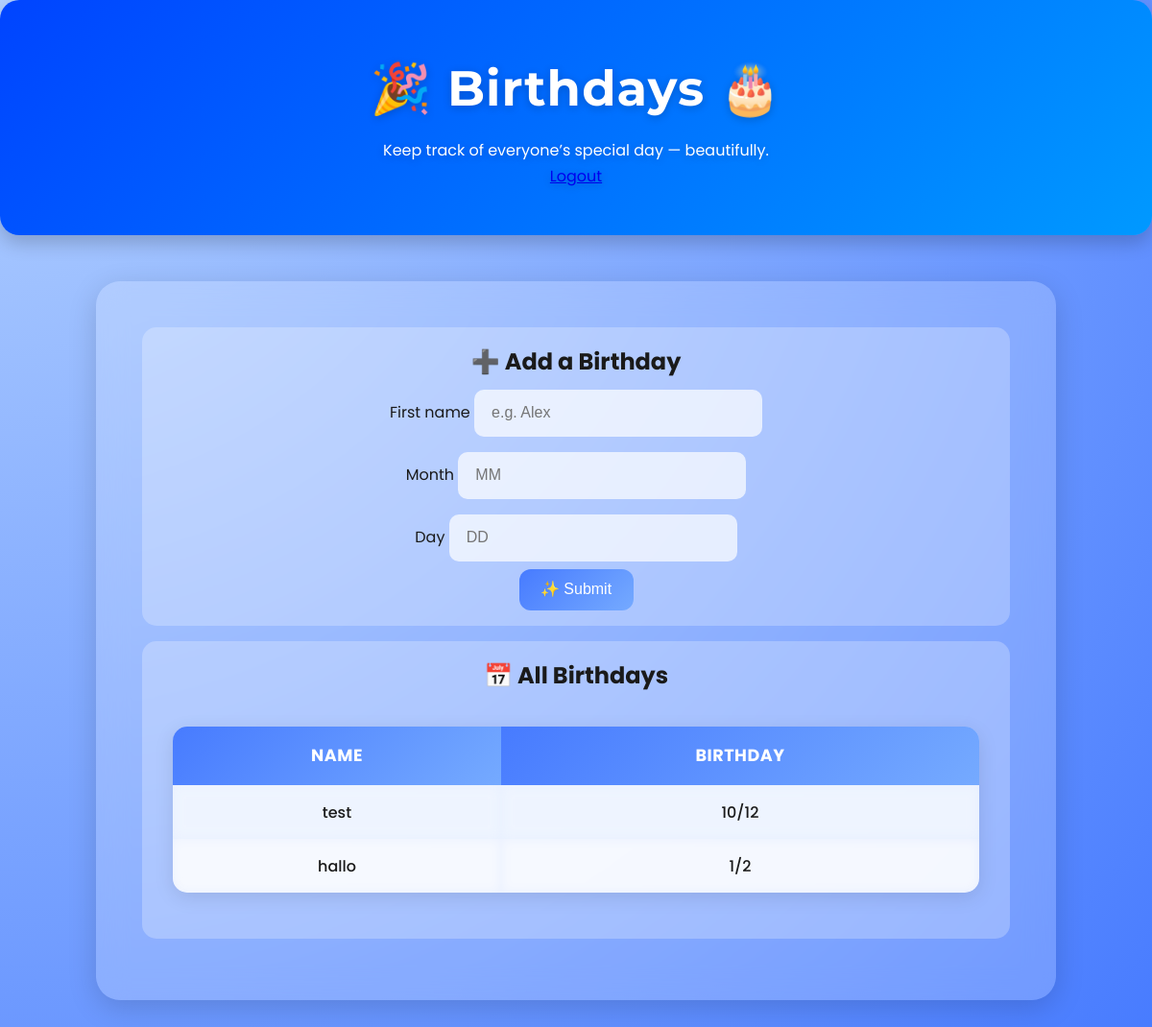
Screenshot of / (signed in) with the database file from the repository.
### tables this page shows
CREATE TABLE birthdays (birthday_id INTEGER PRIMARY KEY AUTOINCREMENT, name TEXT NOT NULL, day INTEGER NOT NULL, month INTEGER NOT NULL, user_id INTEGER, FOREIGN KEY (user_id) REFERENCES users(user_id));

### app.py (the view, shortened to what this page needs)
@app.route("/", methods=["GET", "POST"])
def index():
    user_id = session.get("user_id")
    if not user_id:
        return redirect(url_for("login"))
    user = User(None, None, None)
    user.user_id = user_id
    entries = user.get_birthdays()
    return render_template("index.html", birthdays=entries)

### api/database.py (called while the page is built)
    def connect(self):
        if self.connection is None:
            self.connection = sqlite3.connect(self.db_url, check_same_thread=False)
            self.connection.row_factory = sqlite3.Row
            self.cursor = self.connection.cursor()
            print("Connection successful")
        else:
            print("You're already connected, please disconnect first")

    def disconnect(self):
        if self.connection:
            self.connection.close()
            self.connection = None
            self.cursor = None
        else:
            print("No connection")

### api/models.py (called while the page is built)
    def get_birthdays(self):
        db.connect()
        result = db.cursor.execute(
            "SELECT * FROM birthdays WHERE user_id = ?", (self.user_id,)
        ).fetchall()
        db.disconnect()
        return result

### app.py (called while the page is built)
@app.after_request
def after_request(response):
    response.headers["Cache-Control"] = "no-cache, no-store, must-revalidate"
    response.headers["Expires"] = 0
    response.headers["Pragma"] = "no-cache"
    return response

### templates/index.html (shortened to what this page needs)
<!DOCTYPE html>
<html lang="en">
<head>
    <link href="/static/home.css" rel="stylesheet">
</head>
<body>
    <div class="header">
        <h1>🎉 Birthdays 🎂</h1>
        <p class="subtitle">Keep track of everyone’s special day — beautifully.</p>
        <a href="/logout" class="logout-btn">Logout</a>
    </div>
    <div class="container">
        <div class="section form-section">
            <h2>➕ Add a Birthday</h2>
            <form action="/" method="post" class="birthday-form">
                <div class="form-group">
                    <label for="name">First name</label>
                    <input type="text" id="name" name="name" placeholder="e.g. Alex" required>
                </div>
                <div class="form-group">
                    <label for="month">Month</label>
                    <input type="number" id="month" name="month" min="1" max="12" placeholder="MM" required>
                </div>
                <div class="form-group">
                    <label for="day">Day</label>
                    <input type="number" id="day" name="day" min="1" max="31" placeholder="DD" required>
                </div>
                <button type="submit">✨ Submit</button>
            </form>
        </div>
        <div class="section">
            <h2>📅 All Birthdays</h2>
            <div class="table-container">
                <table>
                    <thead>
                        <tr>
                            <th>Name</th>
                            <th>Birthday</th>
                        </tr>
                    </thead>
                    <tbody>
                        {% if birthdays %}
                            {% for b in birthdays %}
                            <tr>
                                <td>{{ b[1] }}</td>
                                <td>{{ b[2] }}/{{ b[3] }}</td>
                            </tr>
                            {% endfor %}
                    </tbody>
                </table>
                {% else %}
                    <p class="no-birthdays">You haven’t added any birthdays yet. 🎈</p>
                {% endif %}
            </div>
        </div>
    </div>
</body>
</html>

### static/home.css (style rules this page uses)
* { margin: 0; padding: 0; box-sizing: border-box; }
body { background: radial-gradient(circle at top left, #b3d1ff, #477bff); color: #1a1a1a; font-family: 'Poppins', sans-serif; font-size: 1rem; font-weight: 400; line-height: 1.7; text-align: center; min-height: 100vh; overflow-x: hidden; }
.container { margin: 3rem auto; padding: 3rem; width: 85%; max-width: 1000px; background: rgba(255, 255, 255, 0.2); border-radius: 25px; backdrop-filter: blur(15px); box-shadow: 0 8px 30px rgba(0, 0, 0, 0.15); transition: transform 0.3s ease, box-shadow 0.3s ease; }
.header { background: linear-gradient(135deg, #0044ff, #0099ff); color: #fff; padding: 3rem 1rem; border-radius: 20px; margin-bottom: 2rem; text-shadow: 0 2px 10px rgba(0, 0, 0, 0.2); box-shadow: 0 8px 20px rgba(0, 0, 0, 0.2); }
h1 { font-family: 'Montserrat', sans-serif; font-size: 3.2rem; letter-spacing: 1px; font-weight: 700; margin-bottom: 0.5rem; }
.section { padding: 1rem 2rem; border-radius: 15px; background: rgba(255, 255, 255, 0.25); margin-bottom: 1rem; transition: background 0.3s ease, transform 0.3s ease; }
button, input[type="submit"] { background: linear-gradient(135deg, #477bff, #75aaff); border: none; border-radius: 12px; color: #fff; font-size: 1rem; font-weight: 500; line-height: 1.5; padding: 0.6rem 1.4rem; text-align: center; transition: all 0.2s ease-in-out; cursor: pointer; }
input[type="text"], input[type="number"] { background: rgba(255, 255, 255, 0.7); border: 2px solid transparent; border-radius: 10px; padding: 0.5rem 1rem; font-size: 1rem; line-height: 1.8; width: 50%; max-width: 300px; margin: 0.5rem 0; transition: border 0.2s ease, box-shadow 0.2s ease; }
table { background: rgba(255, 255, 255, 0.3); margin: 2rem auto; width: 100%; border-collapse: collapse; border-radius: 15px; overflow: hidden; box-shadow: 0 5px 20px rgba(0, 0, 0, 0.1); }
th { background: linear-gradient(135deg, #477bff, #75aaff); color: #fff; padding: 1rem; font-size: 1.1rem; text-transform: uppercase; letter-spacing: 0.5px; }
td { padding: 0.9rem; font-size: 1rem; font-weight: 500; background: rgba(255, 255, 255, 0.65); backdrop-filter: blur(6px); }
tbody tr:nth-of-type(odd) { background: rgba(179, 208, 255, 0.4); }

### rows the page displays
birthdays: name "test", day "10", month "12"
birthdays: name "hallo", day "1", month "2"
